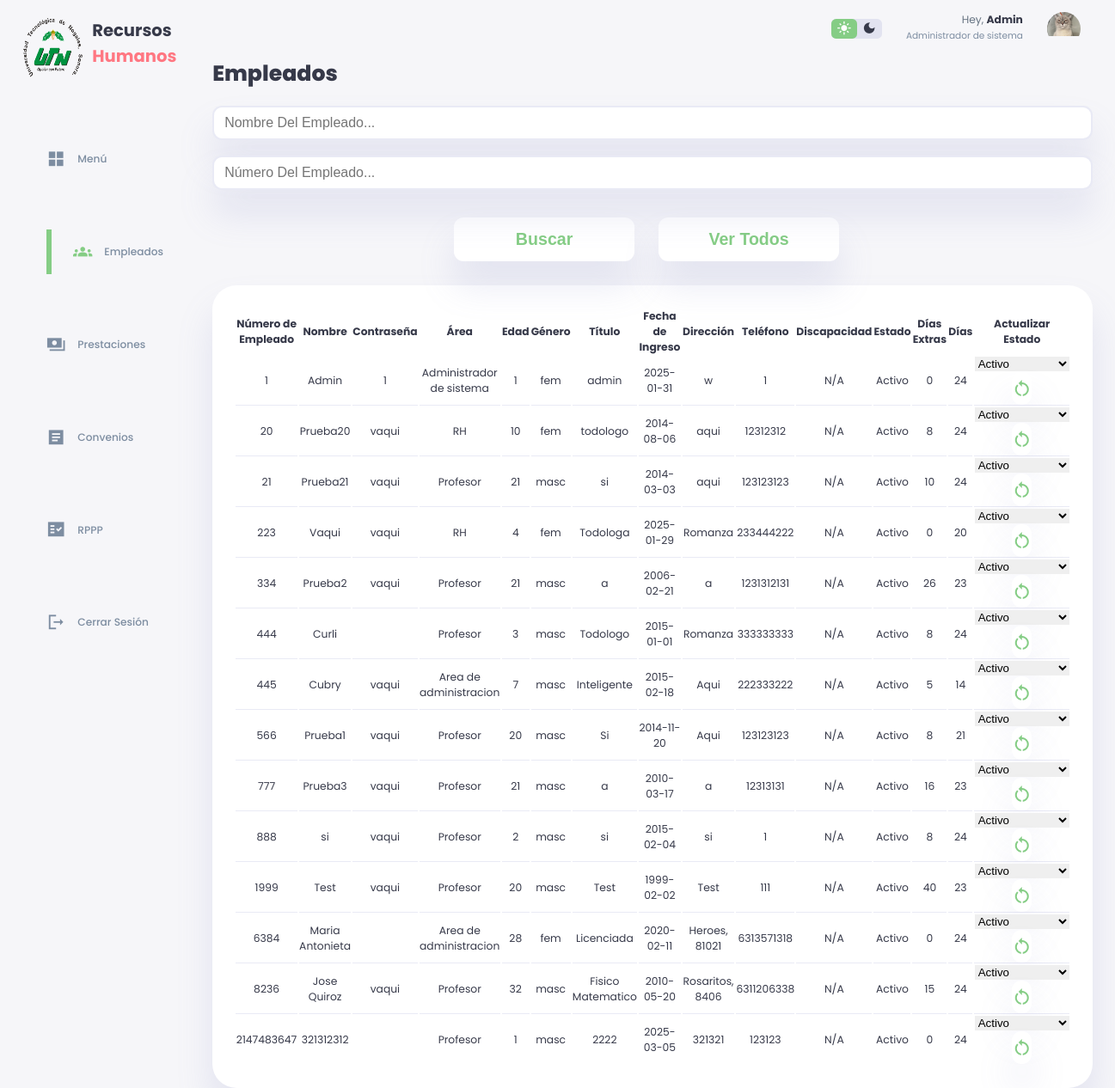
Screenshot of /empleados.php (signed in) with the database file from the repository.
### tables this page shows
CREATE TABLE `empleado` (
  `Numero_Empleado` int(20) NOT NULL,
  `Nombre_Empleado` varchar(30) NOT NULL,
  `Contraseña_Empleado` varchar(20) DEFAULT '',
  `Area` varchar(30) NOT NULL,
  `Edad` int(3) NOT NULL,
  `Genero` varchar(12) NOT NULL,
  `Titulo` varchar(50) NOT NULL,
  `Fecha_Ingreso` date NOT NULL DEFAULT current_timestamp(),
  `Direccion` varchar(200) NOT NULL,
  `Telefono` varchar(12) NOT NULL,
  `Discapacidad` varchar(50) NOT NULL DEFAULT 'N/A',
  `Estado` varchar(30) NOT NULL DEFAULT 'Activo',
  `Dias_Extras` int(2) NOT NULL DEFAULT 0,
  `Dias` int(2) NOT NULL DEFAULT 24
);

### empleados.php (the view, shortened to what this page needs)
<!DOCTYPE html>
<html lang="en">
<head>
    <link rel="stylesheet" href="./styleEmpleado.css">
</head>
<body>
  <div class="container">
        <aside>
            <div class="top">
                <div class="logo">
                        <img src="./images/logo.png.png">
                        <h2>Recursos<span class="danger">
                            Humanos</span> </h2>
                </div>
            </div>
            <div class="sidebar">
                <a href="index.php">
                    <span class="material-icons-sharp">grid_view</span>
                    <h3>Menú</h3>
                </a>
                <a href="empleados.php" class="active">
                    <span class="material-icons-sharp">groups</span>
                    <h3>Empleados</h3>
                </a>
                <a href="solicitudesprestaciones.php">
                    <span class="material-icons-sharp">payments</span>
                    <h3>Prestaciones</h3>
                </a>
                <a href="convenioNuevo.php">
                    <span class="material-icons-sharp">article</span>
                    <h3>Convenios</h3>
                </a>
                <a href="RPPP.php">
                    <span class="material-icons-sharp">fact_check</span>
                    <h3>RPPP</h3>
                </a>
                <a href="#" onclick="event.preventDefault(); document.getElementById('logout-form').submit();">
                    <span class="material-icons-sharp">logout</span>
                    <h3>Cerrar Sesión</h3>
                </a>
            </div>
        </aside>
    <div class="contenido">
            <div class="top">
                <div class="theme-toggler">
                    <span class="material-icons-sharp active">light_mode</span>
                    <span class="material-icons-sharp">dark_mode</span>
                </div>
                <div class="profile">
                    <div class="info">
                    <?php
                    echo '<p>Hey, <b>'.htmlspecialchars($_SESSION['Nombre_Empleado']).'</b></p>
                        <small class="text-muted">'.htmlspecialchars($_SESSION['Area']).'</small>';
                    ?>
                    </div>
                    <div class="profile-photo">
                        <img src="./images/profile-1.jpg.jpeg">
                    </div>
                </div>
            </div>
    <div class="contenido">
        <h1>Empleados</h1>
        <br>
        <form action="" method="post">
            <input type="text" id="nombre" name="nombre" class="search-input" placeholder="Nombre Del Empleado..." />
            <br>
            <br>
            <input type="text" id="numero" name="numero" class="search-input" placeholder="Número Del Empleado..." />
            <br>
            <br>
            <div class="button-container">
            <button type="submit"><h2>Buscar</h2></button>
            <br>
            <br>
            <button type="button" onclick="window.location.href='empleados.php'"><h2>Ver Todos</h2></button>
            <br>
            </div>
        </form>
        <?php
        require_once("conn.php");
        if ($_SERVER["REQUEST_METHOD"] == "POST") {
            $nombre = $_POST["nombre"];
            $numero = $_POST["numero"];
            if (!empty($nombre)) {
                $query = $conn->prepare("SELECT * FROM empleado WHERE Nombre_Empleado LIKE ?");
                $nombre = "%" . $nombre . "%";
                $query->bind_param("s", $nombre);
            } else if (!empty($numero)) {
                $query = $conn->prepare("SELECT * FROM empleado WHERE Numero_Empleado = ?");
                $query->bind_param("i", $numero);
            } else {
                $query = $conn->prepare("SELECT * FROM empleado");
            }
        } else {
            $query = $conn->prepare("SELECT * FROM empleado");
        }
        $query->execute();
        $result = $query->get_result();
        if ($result->num_rows > 0) {
            echo '<main>';
            echo '<div class="prestamos-recientes">';
            echo '<table class="table">';
            echo '<thead>';
            echo '<tr>';
            echo '<th>Número de Empleado</th>';
            echo '<th>Nombre</th>';
            echo '<th>Contraseña</th>';
            echo '<th>Área</th>';
            echo '<th>Edad</th>';
            echo '<th>Género</th>';
            echo '<th>Título</th>';
            echo '<th>Fecha de Ingreso</th>';
            echo '<th>Dirección</th>';
            echo '<th>Teléfono</th>';
            echo '<th>Discapacidad</th>';
            echo '<th>Estado</th>';
            echo '<th>Días Extras</th>';
            echo '<th>Días</th>';
            echo '<th>Actualizar Estado</th>';
            echo '</tr>';
            echo '</thead>';
            echo '<tbody>';
            while ($row = $result->fetch_assoc()) {
                echo '<tr>';
                echo '<td>' . htmlspecialchars($row['Numero_Empleado']) . '</td>';
                echo '<td>' . htmlspecialchars($row['Nombre_Empleado']) . '</td>';
                echo '<td>' . htmlspecialchars($row['Contraseña_Empleado']) . '</td>';
                echo '<td>' . htmlspecialchars($row['Area']) . '</td>';
                echo '<td>' . htmlspecialchars($row['Edad']) . '</td>';
                echo '<td>' . htmlspecialchars($row['Genero']) . '</td>';
                echo '<td>' . htmlspecialchars($row['Titulo']) . '</td>';
                echo '<td>' . htmlspecialchars($row['Fecha_Ingreso']) . '</td>';
                echo '<td>' . htmlspecialchars($row['Direccion']) . '</td>';
                echo '<td>' . htmlspecialchars($row['Telefono']) . '</td>';
                echo '<td>' . htmlspecialchars($row['Discapacidad']) . '</td>';
                echo '<td>' . htmlspecialchars($row['Estado']) . '</td>';
                echo '<td>' . htmlspecialchars($row['Dias_Extras']) . '</td>';
                echo '<td>' . htmlspecialchars($row['Dias']) . '</td>';
                echo '<td>';
                echo '<form action="" method="post">';
                echo '<div class="button.act-container">';
                echo '<select name="Estado">';
                echo '<option value="Activo">Activo</option>';
                echo '</select>';
                echo '<button type="submit" id="mas_chico" class="act"><span class="material-icons-sharp">
                restart_alt
                </span></button>';
                echo '</div>';
                echo '</form>';
                echo '</td>';
                echo '</tr>';
            }
            echo '</tbody>';
            echo '</table>';
            echo '</div>';
            echo '</main>';
        } else {
            echo '<p>No se encontraron empleados.</p>';
        }
        ?>
</body>
</html>

### rows the page displays
empleado: Numero_Empleado "1", Nombre_Empleado "Admin", Contraseña_Empleado "1", Area "Administrador de sistema", Edad "1", Genero "fem", Titulo "admin", Fecha_Ingreso "2025-01-31", Direccion "w", Telefono "1", Discapacidad "N/A", Estado "Activo", Dias_Extras "0", Dias "24"
empleado: Numero_Empleado "20", Nombre_Empleado "Prueba20", Contraseña_Empleado "vaqui", Area "RH", Edad "10", Genero "fem", Titulo "todologo", Fecha_Ingreso "2014-08-06", Direccion "aqui", Telefono "12312312", Discapacidad "N/A", Estado "Activo", Dias_Extras "8", Dias "24"
empleado: Numero_Empleado "21", Nombre_Empleado "Prueba21", Contraseña_Empleado "vaqui", Area "Profesor", Edad "21", Genero "masc", Titulo "si", Fecha_Ingreso "2014-03-03", Direccion "aqui", Telefono "123123123", Discapacidad "N/A", Estado "Activo", Dias_Extras "10", Dias "24"
empleado: Numero_Empleado "223", Nombre_Empleado "Vaqui", Contraseña_Empleado "vaqui", Area "RH", Edad "4", Genero "fem", Titulo "Todologa", Fecha_Ingreso "2025-01-29", Direccion "Romanza", Telefono "233444222", Discapacidad "N/A", Estado "Activo", Dias_Extras "0", Dias "20"
empleado: Numero_Empleado "334", Nombre_Empleado "Prueba2", Contraseña_Empleado "vaqui", Area "Profesor", Edad "21", Genero "masc", Titulo "a", Fecha_Ingreso "2006-02-21", Direccion "a", Telefono "1231312131", Discapacidad "N/A", Estado "Activo", Dias_Extras "26", Dias "23"
empleado: Numero_Empleado "444", Nombre_Empleado "Curli", Area "Profesor", Edad "3", Genero "masc", Titulo "Todologo", Fecha_Ingreso "2015-01-01", Direccion "Romanza", Telefono "333333333", Discapacidad "N/A", Estado "Activo", Dias_Extras "8", Dias "24"
empleado: Numero_Empleado "445", Nombre_Empleado "Cubry", Contraseña_Empleado "vaqui", Area "Area de administracion", Edad "7", Genero "masc", Titulo "Inteligente", Fecha_Ingreso "2015-02-18", Direccion "Aqui", Telefono "222333222", Discapacidad "N/A", Estado "Activo", Dias_Extras "5", Dias "14"
empleado: Numero_Empleado "566", Nombre_Empleado "Prueba1", Contraseña_Empleado "vaqui", Area "Profesor", Edad "20", Genero "masc", Titulo "Si", Fecha_Ingreso "2014-11-20", Direccion "Aqui", Telefono "123123123", Discapacidad "N/A", Estado "Activo", Dias_Extras "8", Dias "21"
empleado: Numero_Empleado "777", Nombre_Empleado "Prueba3", Contraseña_Empleado "vaqui", Area "Profesor", Edad "21", Genero "masc", Titulo "a", Fecha_Ingreso "2010-03-17", Direccion "a", Telefono "12313131", Discapacidad "N/A", Estado "Activo", Dias_Extras "16", Dias "23"
empleado: Numero_Empleado "888", Nombre_Empleado "si", Contraseña_Empleado "vaqui", Area "Profesor", Edad "2", Genero "masc", Titulo "si", Fecha_Ingreso "2015-02-04", Direccion "si", Telefono "1", Discapacidad "N/A", Estado "Activo", Dias_Extras "8", Dias "24"
empleado: Numero_Empleado "1999", Nombre_Empleado "Test", Contraseña_Empleado "vaqui", Area "Profesor", Edad "20", Genero "masc", Titulo "Test", Fecha_Ingreso "1999-02-02", Direccion "Test", Telefono "111", Discapacidad "N/A", Estado "Activo", Dias_Extras "40", Dias "23"
empleado: Numero_Empleado "6384", Nombre_Empleado "Maria Antonieta", Area "Area de administracion", Edad "28", Genero "fem", Titulo "Licenciada", Fecha_Ingreso "2020-02-11", Direccion "Heroes, 81021", Telefono "6313571318", Discapacidad "N/A", Estado "Activo", Dias_Extras "0", Dias "24"
empleado: Numero_Empleado "8236", Nombre_Empleado "Jose Quiroz", Contraseña_Empleado "vaqui", Area "Profesor", Edad "32", Genero "masc", Titulo "Fisico Matematico", Fecha_Ingreso "2010-05-20", Direccion "Rosaritos, 8406", Telefono "6311206338", Discapacidad "N/A", Estado "Activo", Dias_Extras "15", Dias "24"
empleado: Numero_Empleado "2147483647", Nombre_Empleado "321312312", Area "Profesor", Edad "1", Genero "masc", Titulo "2222", Fecha_Ingreso "2025-03-05", Direccion "321321", Telefono "123123", Discapacidad "N/A", Estado "Activo", Dias_Extras "0", Dias "24"

### other values shown
$_SESSION['Nombre_Empleado'] "Admin"
$_SESSION['Area'] "Administrador de sistema"
